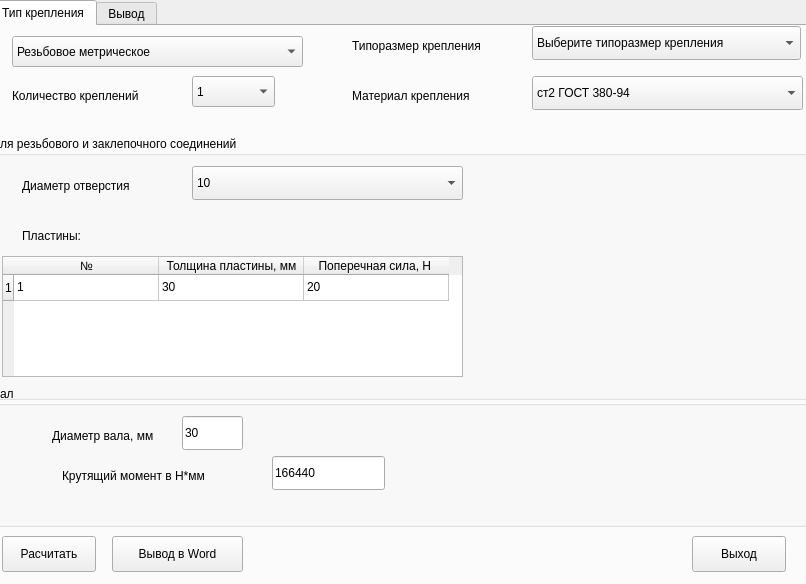
<?xml version="1.0" encoding="UTF-8"?>
<ui version="4.0">
 <class>MainWindow</class>
 <widget class="QMainWindow" name="MainWindow">
  <property name="geometry">
   <rect>
    <x>0</x>
    <y>0</y>
    <width>806</width>
    <height>584</height>
   </rect>
  </property>
  <property name="windowTitle">
   <string>MainWindow</string>
  </property>
  <widget class="QWidget" name="centralwidget">
   <widget class="QTabWidget" name="tabWidget">
    <property name="geometry">
     <rect>
      <x>-10</x>
      <y>0</y>
      <width>831</width>
      <height>611</height>
     </rect>
    </property>
    <property name="tabPosition">
     <enum>QTabWidget::North</enum>
    </property>
    <property name="currentIndex">
     <number>0</number>
    </property>
    <property name="documentMode">
     <bool>false</bool>
    </property>
    <property name="tabsClosable">
     <bool>false</bool>
    </property>
    <property name="movable">
     <bool>false</bool>
    </property>
    <widget class="QWidget" name="tab1">
     <attribute name="title">
      <string>Тип крепления</string>
     </attribute>
     <widget class="QComboBox" name="comboBox">
      <property name="geometry">
       <rect>
        <x>20</x>
        <y>10</y>
        <width>291</width>
        <height>31</height>
       </rect>
      </property>
      <property name="currentText">
       <string>Резьбовое метрическое</string>
      </property>
      <item>
       <property name="text">
        <string>Резьбовое метрическое</string>
       </property>
      </item>
      <item>
       <property name="text">
        <string>Резьбовое дюймовое</string>
       </property>
      </item>
      <item>
       <property name="text">
        <string>Заклепочное</string>
       </property>
      </item>
      <item>
       <property name="text">
        <string>Заклепочное, с полой заклепкой</string>
       </property>
      </item>
     </widget>
     <widget class="QComboBox" name="comboBox_4">
      <property name="enabled">
       <bool>true</bool>
      </property>
      <property name="geometry">
       <rect>
        <x>540</x>
        <y>50</y>
        <width>271</width>
        <height>34</height>
       </rect>
      </property>
      <property name="frame">
       <bool>true</bool>
      </property>
      <item>
       <property name="text">
        <string>ст2 ГОСТ 380-94</string>
       </property>
      </item>
     </widget>
     <widget class="QLabel" name="label_3">
      <property name="geometry">
       <rect>
        <x>360</x>
        <y>60</y>
        <width>147</width>
        <height>20</height>
       </rect>
      </property>
      <property name="text">
       <string>Материал крепления</string>
      </property>
     </widget>
     <widget class="QComboBox" name="comboBox_3">
      <property name="geometry">
       <rect>
        <x>200</x>
        <y>50</y>
        <width>83</width>
        <height>31</height>
       </rect>
      </property>
      <item>
       <property name="text">
        <string>1</string>
       </property>
      </item>
     </widget>
     <widget class="QComboBox" name="comboBox_2">
      <property name="geometry">
       <rect>
        <x>540</x>
        <y>0</y>
        <width>269</width>
        <height>34</height>
       </rect>
      </property>
      <item>
       <property name="text">
        <string>Выберите типоразмер крепления </string>
       </property>
      </item>
     </widget>
     <widget class="QLabel" name="label_2">
      <property name="geometry">
       <rect>
        <x>20</x>
        <y>60</y>
        <width>164</width>
        <height>20</height>
       </rect>
      </property>
      <property name="text">
       <string>Количество креплений </string>
      </property>
     </widget>
     <widget class="QLabel" name="label">
      <property name="geometry">
       <rect>
        <x>360</x>
        <y>10</y>
        <width>166</width>
        <height>20</height>
       </rect>
      </property>
      <property name="text">
       <string>Типоразмер крепления </string>
      </property>
     </widget>
     <widget class="QGroupBox" name="groupBox">
      <property name="geometry">
       <rect>
        <x>0</x>
        <y>110</y>
        <width>821</width>
        <height>264</height>
       </rect>
      </property>
      <property name="title">
       <string>Для резьбового и заклепочного соединений </string>
      </property>
      <property name="alignment">
       <set>Qt::AlignLeading|Qt::AlignLeft|Qt::AlignTop</set>
      </property>
      <property name="flat">
       <bool>false</bool>
      </property>
      <property name="checkable">
       <bool>false</bool>
      </property>
      <property name="checked">
       <bool>false</bool>
      </property>
      <widget class="QLabel" name="label_5">
       <property name="geometry">
        <rect>
         <x>30</x>
         <y>40</y>
         <width>171</width>
         <height>20</height>
        </rect>
       </property>
       <property name="text">
        <string>Диаметр отверстия </string>
       </property>
      </widget>
      <widget class="QComboBox" name="comboBox_6">
       <property name="geometry">
        <rect>
         <x>200</x>
         <y>30</y>
         <width>271</width>
         <height>34</height>
        </rect>
       </property>
       <item>
        <property name="text">
         <string>10</string>
        </property>
       </item>
      </widget>
      <widget class="QTableWidget" name="tableWidget">
       <property name="geometry">
        <rect>
         <x>10</x>
         <y>120</y>
         <width>461</width>
         <height>121</height>
        </rect>
       </property>
       <property name="columnCount">
        <number>3</number>
       </property>
       <attribute name="horizontalHeaderVisible">
        <bool>true</bool>
       </attribute>
       <attribute name="horizontalHeaderCascadingSectionResizes">
        <bool>false</bool>
       </attribute>
       <attribute name="horizontalHeaderDefaultSectionSize">
        <number>145</number>
       </attribute>
       <attribute name="horizontalHeaderMinimumSectionSize">
        <number>67</number>
       </attribute>
       <attribute name="verticalHeaderDefaultSectionSize">
        <number>26</number>
       </attribute>
       <attribute name="verticalHeaderShowSortIndicator" stdset="0">
        <bool>false</bool>
       </attribute>
       <attribute name="verticalHeaderStretchLastSection">
        <bool>false</bool>
       </attribute>
       <row>
        <property name="text">
         <string>1</string>
        </property>
       </row>
       <column>
        <property name="text">
         <string>№</string>
        </property>
       </column>
       <column>
        <property name="text">
         <string>Толщина пластины, мм</string>
        </property>
       </column>
       <column>
        <property name="text">
         <string>Поперечная сила, Н </string>
        </property>
       </column>
       <item row="0" column="0">
        <property name="text">
         <string>1</string>
        </property>
       </item>
       <item row="0" column="1">
        <property name="text">
         <string>30</string>
        </property>
       </item>
       <item row="0" column="2">
        <property name="text">
         <string>20</string>
        </property>
       </item>
      </widget>
      <widget class="QLabel" name="label_4">
       <property name="geometry">
        <rect>
         <x>30</x>
         <y>90</y>
         <width>111</width>
         <height>20</height>
        </rect>
       </property>
       <property name="text">
        <string>Пластины:</string>
       </property>
      </widget>
     </widget>
     <widget class="QGroupBox" name="groupBox_2">
      <property name="geometry">
       <rect>
        <x>0</x>
        <y>360</y>
        <width>821</width>
        <height>141</height>
       </rect>
      </property>
      <property name="title">
       <string>Вал</string>
      </property>
      <property name="alignment">
       <set>Qt::AlignLeading|Qt::AlignLeft|Qt::AlignTop</set>
      </property>
      <property name="flat">
       <bool>false</bool>
      </property>
      <property name="checkable">
       <bool>false</bool>
      </property>
      <property name="checked">
       <bool>false</bool>
      </property>
      <widget class="QLabel" name="label_7">
       <property name="geometry">
        <rect>
         <x>60</x>
         <y>40</y>
         <width>131</width>
         <height>20</height>
        </rect>
       </property>
       <property name="text">
        <string>Диаметр вала, мм</string>
       </property>
      </widget>
      <widget class="QLineEdit" name="lineEdit">
       <property name="geometry">
        <rect>
         <x>190</x>
         <y>30</y>
         <width>61</width>
         <height>34</height>
        </rect>
       </property>
       <property name="text">
        <string>30</string>
       </property>
      </widget>
      <widget class="QLabel" name="label_10">
       <property name="geometry">
        <rect>
         <x>70</x>
         <y>80</y>
         <width>201</width>
         <height>20</height>
        </rect>
       </property>
       <property name="text">
        <string>Крутящий момент в H*мм</string>
       </property>
      </widget>
      <widget class="QLineEdit" name="lineEdit_2">
       <property name="geometry">
        <rect>
         <x>280</x>
         <y>70</y>
         <width>113</width>
         <height>34</height>
        </rect>
       </property>
       <property name="text">
        <string>166440</string>
       </property>
      </widget>
     </widget>
     <widget class="QPushButton" name="pushButton">
      <property name="geometry">
       <rect>
        <x>120</x>
        <y>510</y>
        <width>131</width>
        <height>36</height>
       </rect>
      </property>
      <property name="text">
       <string>Вывод в Word</string>
      </property>
     </widget>
     <widget class="QPushButton" name="pushButton_2">
      <property name="geometry">
       <rect>
        <x>700</x>
        <y>510</y>
        <width>94</width>
        <height>36</height>
       </rect>
      </property>
      <property name="text">
       <string>Выход</string>
      </property>
     </widget>
     <widget class="QPushButton" name="pushButton_3">
      <property name="geometry">
       <rect>
        <x>10</x>
        <y>510</y>
        <width>94</width>
        <height>36</height>
       </rect>
      </property>
      <property name="text">
       <string>Расчитать</string>
      </property>
     </widget>
    </widget>
    <widget class="QWidget" name="tab_2">
     <attribute name="title">
      <string>Вывод</string>
     </attribute>
     <widget class="QLabel" name="label_13">
      <property name="geometry">
       <rect>
        <x>20</x>
        <y>20</y>
        <width>63</width>
        <height>20</height>
       </rect>
      </property>
      <property name="text">
       <string>Tcp</string>
      </property>
     </widget>
    </widget>
   </widget>
  </widget>
 </widget>
 <resources/>
 <connections/>
</ui>
